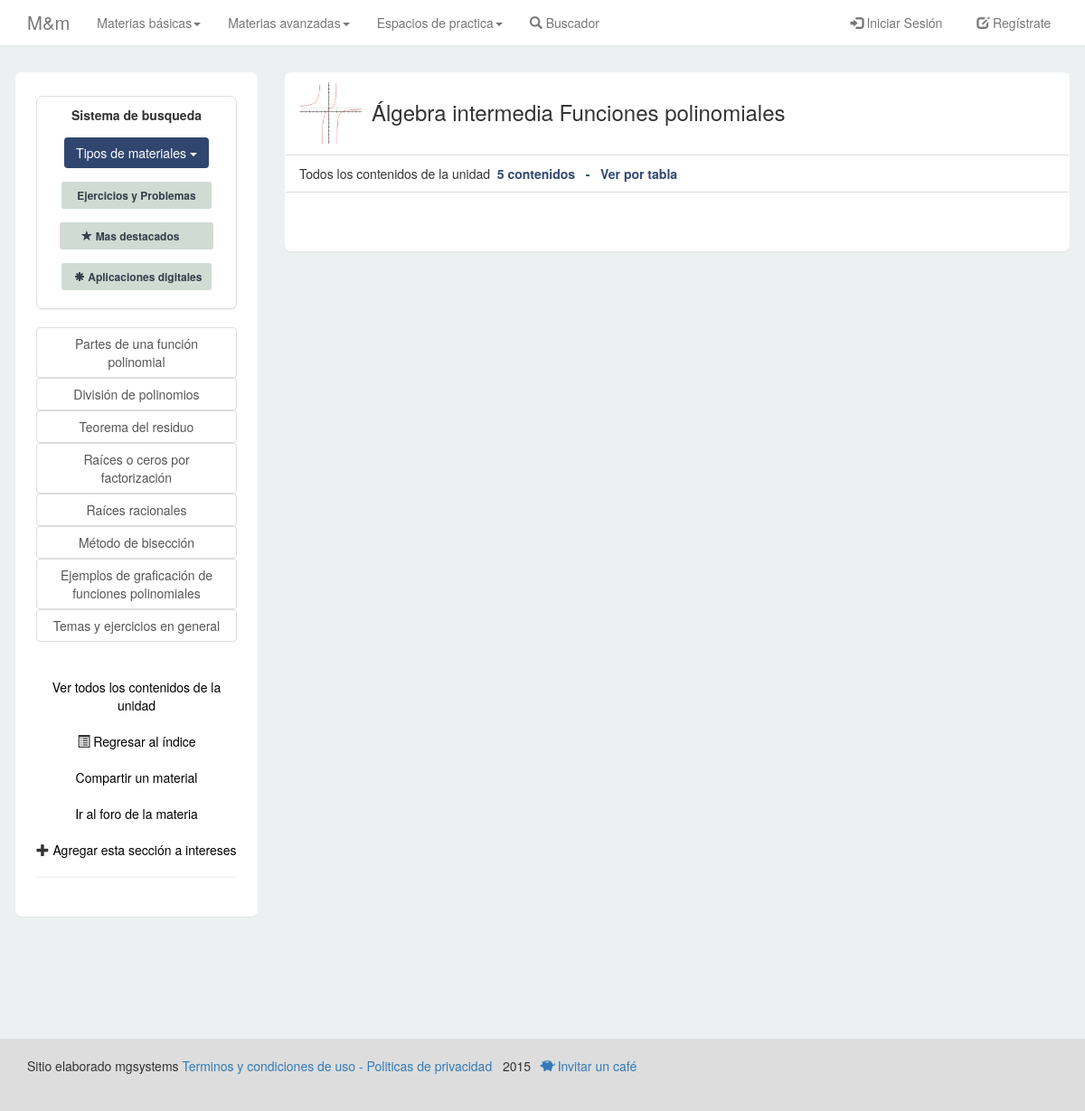
The app's page /algintermedia/panel-algebra-intermedia?un=funciones-polinomiales with its own data.
### tables this page shows
CREATE TABLE IF NOT EXISTS `tema_unidad_materias` (
  `id_temalg` int(11) NOT NULL,
  `id_unidades` int(11) NOT NULL,
  `tema` varchar(120) DEFAULT NULL
);

CREATE TABLE IF NOT EXISTS `uni_limpias` (
  `id_unl` int(11) NOT NULL,
  `un_limpia` varchar(200) DEFAULT NULL,
  `un_sucia` varchar(200) DEFAULT NULL
);

### scripts/get.php (called while the page is built, shortened)
<?php
    global $u; $u=addslashes(htmlspecialchars(strip_tags(trim($_GET['un']))));
 ?>

### scripts/clean/unidadytema_limpias.php (called while the page is built, shortened)
<?php
if ($u!='Subir') {
	$b="SELECT * FROM uni_limpias WHERE un_limpia='$u'";
	$eb=$conexion->query($b);
	$ab=$eb->fetch_array();
	$un=$ab[2];
}
?>

### algintermedia/panel-algebra-intermedia.php (called while the page is built, shortened)
<?php
		$materia_tl  ="Álgebra intermedia";
	include("../scripts/panel_contenidos/despachador_cabecera.php");
 ?>

### scripts/clean/funcion_limpiar.php (called while the page is built)
<?php
	function urls_amigables($url) {
$url = strtolower($url);
$find = array('á', 'é', 'í', 'ó', 'ú', 'ñ');
$repl = array('a', 'e', 'i', 'o', 'u', 'n');
$url = str_replace ($find, $repl, $url);
$find = array(' ', '&', '\r\n', '\n', '+');
$url = str_replace ($find, '-', $url);
$find = array('/[^a-z0-9\-<>]/', '/[\-]+/', '/<[^>]*>/');
$repl = array('', '-', '');
$url = preg_replace ($find, $repl, $url);
return $url;
}
?>

### ruta.php (called while the page is built)
<?php
	$ruta="http://localhost/cambio";

### scripts/panel_contenidos/principales/indicadores_mat.php (the view, shortened to what this page needs)
<?php
	$busc="SELECT * FROM unidades_materias WHERE unidad='$un'";
	$e_busc=$conexion->query($busc);
	$registro=$e_busc->fetch_assoc();
	$aydi=$registro['id_unidades'];
	$tm_ind="SELECT * FROM tema_unidad_materias WHERE id_unidades='$aydi'";
	$etm=$conexion->query($tm_ind);
	include("../scripts/clean/funcion_limpiar.php");
    while ($tema_ind=mysqli_fetch_array($etm)) {
        $tema_c=$tema_ind['tema'];
        $xy=utf8_decode($tema_c);
        $nom_tema=urls_amigables($xy);
		echo "<center><a href='?un=$u&tm=$nom_tema' class='list-group-item fenmat'>$tema_c</a></center>";
	}
?>
<br>
<br>
<?php
echo "
<center><a href='?un=$u' class='aind'>Ver todos los contenidos de la unidad</a></center><br>";
?>
<?php include("../scripts/panel_contenidos/principales/redireccionamiento_listas.php"); ?>
<?php
echo "
<center><a href='?un=$u&sub=true' class='aind'>Compartir un material</a></center><br>"; ?>
<center><a href="<?php echo $ruta."/foros.php" ?>" class="aind">Ir al foro de la materia</a></center><br>
<center><span class="glyphicon glyphicon-plus"></span><a href="#ventsec" class="aind" style="text-decoration: none;" data-toggle="modal";> Agregar esta sección a intereses</a></center>
<hr class="hrbas">

### scripts/panel_contenidos/principales/name_pencbas.php (shortened to what this page needs)
<?php
	if ($un!='' && $tm=='') {
            echo "<h3 class='fun'>$materia_tl $un</h3>";
        }
 ?>

### css/port.css (style rules this page uses)
body { background-color:#ECF0F1; padding-top:80px; }
a.aind { text-decoration: none; color:black; }

### algintermedia/panel-algebra-intermedia.php (style rules this page uses)
.fenmat { margin-bottom:120px; }

### records on screen
tema_unidad_materias: tema "Partes de una función polinomial"
tema_unidad_materias: tema "División de polinomios"
tema_unidad_materias: tema "Teorema del residuo"
tema_unidad_materias: tema "Raíces o ceros por factorización"
tema_unidad_materias: tema "Raíces racionales"
tema_unidad_materias: tema "Método de bisección"
tema_unidad_materias: tema "Ejemplos de graficación de funciones polinomiales"
tema_unidad_materias: tema "Temas y ejercicios en general"
uni_limpias: un_sucia "Funciones polinomiales"

### other values on screen
$materia_tl "Álgebra intermedia"
$num "5"
$opcion_v "Ver por tabla"
